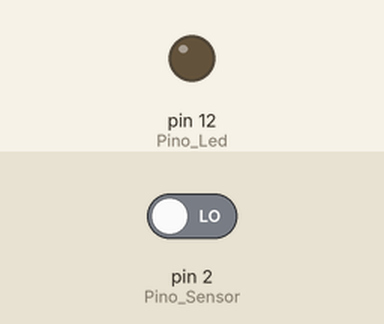
This sketch was run on a simulated Arduino Uno, built with avr-gcc and run on an emulated ATmega328P. Parts: output pins drawn as LEDs (lit = HIGH). The inputs (shaded band) are chosen by the test bench; at power-on: pin 2 (Pino_Sensor) LOW.

Above: at 1.2 s.
1.3 s: pin 2 (Pino_Sensor) driven HIGH
At 1.6 s:
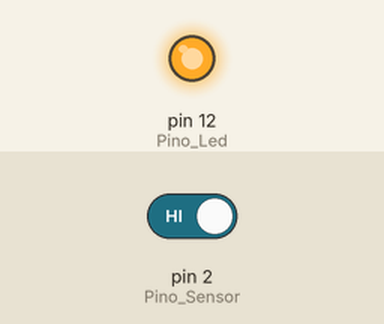
2.8 s: pin 2 (Pino_Sensor) driven LOW
At 3.9 s:
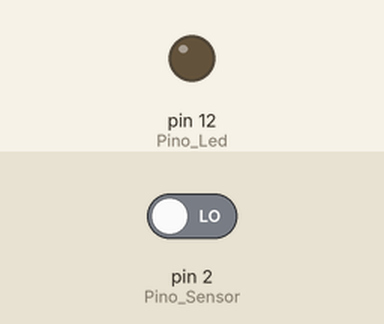
Timing chart, 0 to 5.8 s (numbered marks = the images above; inputs shaded):
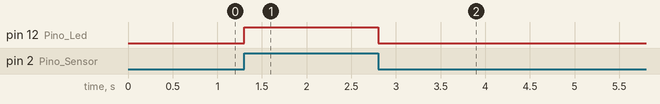

The sketch:

REED_SWITCH.ino
```cpp
/*
 INSTITUTO FEDERAL DE GOIAS - IFG CAMPUS GOIANIA
 FUNÇÃO: sensor que reage através da presença de um campo eletromagnético(imã)
 ESTAGIARIOS: RHAMON LUCAS V. COSTA e ISABELA R. DE OLIVEIRA
 DATA: 31/10/2022
 https://autocorerobotica.blog.br/aprendendo-a-utilizar-o-reed-switch/
 */


int Pino_Led    = 12 ;                // Pino de ligação do Led no Arduino
int Pino_Sensor =  2 ;                // Pino de ligação do sensor no Arduino
int estado_sensor;                    // Variavel para armazenar o estado do sensor
                                      // ACIONADO = HIGH || DESATIVADO = LOW

void setup ()
{
  // Definando o modo de operação do Sensor = INPUT e o Led = OUTPUT
  pinMode (Pino_Led,    OUTPUT);
  pinMode (Pino_Sensor,  INPUT);
}

void loop ()
{
  estado_sensor = digitalRead (Pino_Sensor);    // Lendo o estado do sensor

  // Caso o sensor for ativado = HIGH, faça o que está dentro do comando If.
  if (estado_sensor == HIGH)
  {
    digitalWrite (Pino_Led, HIGH);
  }

  // Caso o sensor não seja ativado = LOW, execute o que está dentro do bloco else
  else
  {
    digitalWrite (Pino_Led, LOW);
  }

}
```

Measured:
- after the input at 1.3 s, pin 12 (Pino_Led): LOW → HIGH at once
- after the input at 2.8 s, pin 12 (Pino_Led): HIGH → LOW at once
